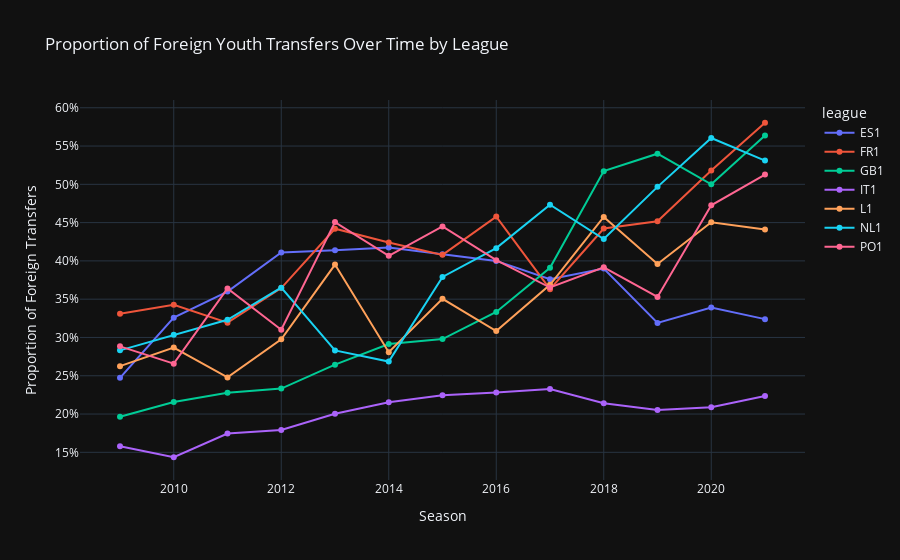

Notebook source saved alongside this figure:
### Markdown cell above
Between 2009 and 2021, youth player transfers across Europe’s top leagues peaked around 2013 to 2014 and then declined slowly over the remaining years. The Italian Serie A consistently led in youth exports, followed by the Premier League and Portuguese League, highlighting different strategies between the european top leagues: Italian leagues rely a lot on selling youth players for profit, while England and Germany prioritize buying established talent and internal youth development. Further research will be done to confirm these findings with a Poisson regression model to confirm whether financial and league-specific factors significantly shape youth transfer strategies.

### Code cell
fig2 = px.line(
    league_season,
    x="season",
    y="prop_foreign_transfers",
    color="league",
    markers=True,
    title="Proportion of Foreign Youth Transfers Over Time by League",
    labels={
        "season": "Season",
        "prop_foreign_transfers": "Proportion of Foreign Transfers"
    },
    template="plotly_dark"
)

fig2.update_yaxes(tickformat=".0%")  # Convert 0.65 → 65%
fig2.show()

### Figure 1 — Plotly figure (JSON) as saved in the notebook; plotly's stock layout.template omitted (floating-point values rounded to 4 significant figures)
{"data": [{"hovertemplate": "league=ES1<br>Season=%{x}<br>Proportion of Foreign Transfers=%{y}<extra></extra>", "legendgroup": "ES1", "line": {"color": "#636efa", "dash": "solid"}, "marker": {"symbol": "circle"}, "mode": "lines+markers", "name": "ES1", "orientation": "v", "showlegend": true, "x": [2009, 2010, 2011, 2012, 2013, 2014, 2015, 2016, 2017, 2018, 2019, 2020, 2021], "xaxis": "x", "y": [0.2473, 0.3258, 0.36, 0.4111, 0.4138, 0.4175, 0.4087, 0.4, 0.3761, 0.3901, 0.319, 0.339, 0.3239], "yaxis": "y", "type": "scatter"}, {"hovertemplate": "league=FR1<br>Season=%{x}<br>Proportion of Foreign Transfers=%{y}<extra></extra>", "legendgroup": "FR1", "line": {"color": "#EF553B", "dash": "solid"}, "marker": {"symbol": "circle"}, "mode": "lines+markers", "name": "FR1", "orientation": "v", "showlegend": true, "x": [2009, 2010, 2011, 2012, 2013, 2014, 2015, 2016, 2017, 2018, 2019, 2020, 2021], "xaxis": "x", "y": [0.3309, 0.3426, 0.3193, 0.3645, 0.442, 0.424, 0.4079, 0.4578, 0.3631, 0.4423, 0.4518, 0.5181, 0.5804], "yaxis": "y", "type": "scatter"}, {"hovertemplate": "league=GB1<br>Season=%{x}<br>Proportion of Foreign Transfers=%{y}<extra></extra>", "legendgroup": "GB1", "line": {"color": "#00cc96", "dash": "solid"}, "marker": {"symbol": "circle"}, "mode": "lines+markers", "name": "GB1", "orientation": "v", "showlegend": true, "x": [2009, 2010, 2011, 2012, 2013, 2014, 2015, 2016, 2017, 2018, 2019, 2020, 2021], "xaxis": "x", "y": [0.1964, 0.2157, 0.2279, 0.2332, 0.2645, 0.2915, 0.2979, 0.3333, 0.3911, 0.5172, 0.54, 0.5, 0.5638], "yaxis": "y", "type": "scatter"}, {"hovertemplate": "league=IT1<br>Season=%{x}<br>Proportion of Foreign Transfers=%{y}<extra></extra>", "legendgroup": "IT1", "line": {"color": "#ab63fa", "dash": "solid"}, "marker": {"symbol": "circle"}, "mode": "lines+markers", "name": "IT1", "orientation": "v", "showlegend": true, "x": [2009, 2010, 2011, 2012, 2013, 2014, 2015, 2016, 2017, 2018, 2019, 2020, 2021], "xaxis": "x", "y": [0.1579, 0.1436, 0.1746, 0.1791, 0.2003, 0.2155, 0.2245, 0.228, 0.2327, 0.214, 0.2054, 0.2088, 0.2235], "yaxis": "y", "type": "scatter"}, {"hovertemplate": "league=L1<br>Season=%{x}<br>Proportion of Foreign Transfers=%{y}<extra></extra>", "legendgroup": "L1", "line": {"color": "#FFA15A", "dash": "solid"}, "marker": {"symbol": "circle"}, "mode": "lines+markers", "name": "L1", "orientation": "v", "showlegend": true, "x": [2009, 2010, 2011, 2012, 2013, 2014, 2015, 2016, 2017, 2018, 2019, 2020, 2021], "xaxis": "x", "y": [0.2625, 0.2868, 0.2479, 0.2975, 0.3952, 0.2808, 0.3504, 0.3083, 0.3688, 0.4574, 0.396, 0.4504, 0.4409], "yaxis": "y", "type": "scatter"}, {"hovertemplate": "league=NL1<br>Season=%{x}<br>Proportion of Foreign Transfers=%{y}<extra></extra>", "legendgroup": "NL1", "line": {"color": "#19d3f3", "dash": "solid"}, "marker": {"symbol": "circle"}, "mode": "lines+markers", "name": "NL1", "orientation": "v", "showlegend": true, "x": [2009, 2010, 2011, 2012, 2013, 2014, 2015, 2016, 2017, 2018, 2019, 2020, 2021], "xaxis": "x", "y": [0.2832, 0.3034, 0.3231, 0.3651, 0.2831, 0.2686, 0.3791, 0.4167, 0.4734, 0.4286, 0.4967, 0.5605, 0.531], "yaxis": "y", "type": "scatter"}, {"hovertemplate": "league=PO1<br>Season=%{x}<br>Proportion of Foreign Transfers=%{y}<extra></extra>", "legendgroup": "PO1", "line": {"color": "#FF6692", "dash": "solid"}, "marker": {"symbol": "circle"}, "mode": "lines+markers", "name": "PO1", "orientation": "v", "showlegend": true, "x": [2009, 2010, 2011, 2012, 2013, 2014, 2015, 2016, 2017, 2018, 2019, 2020, 2021], "xaxis": "x", "y": [0.2884, 0.2658, 0.364, 0.3101, 0.4507, 0.4067, 0.445, 0.401, 0.3652, 0.3916, 0.3529, 0.4726, 0.5128], "yaxis": "y", "type": "scatter"}], "layout": {"xaxis": {"anchor": "y", "domain": [0.0, 1.0], "title": {"text": "Season"}}, "yaxis": {"anchor": "x", "domain": [0.0, 1.0], "title": {"text": "Proportion of Foreign Transfers"}, "tickformat": ".0%"}, "legend": {"title": {"text": "league"}, "tracegroupgap": 0}, "title": {"text": "Proportion of Foreign Youth Transfers Over Time by League"}}}
